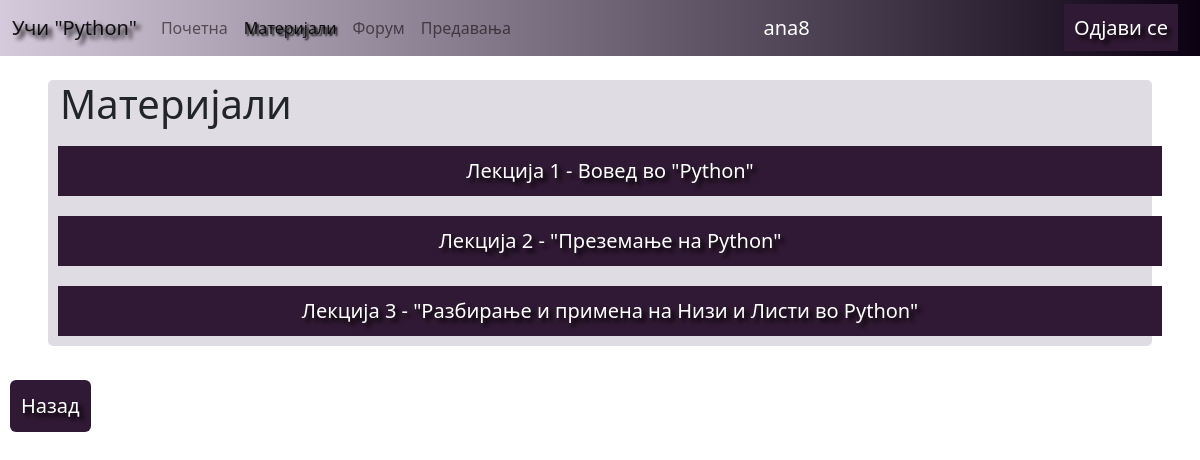
The app's page /materials/ (signed in) with its own data.
### learnPython/models.py (models this page shows)
class Lesson(models.Model):
    name = models.CharField(max_length=300, null=True, blank=True)
    user = models.ForeignKey(User, on_delete=models.CASCADE, null=False)
    video = models.CharField(max_length=500)
    presentation = models.CharField(max_length=500)
    homework = models.CharField(max_length=500)

### learnPython/views.py (the view)
# urls.py: path('materials/', materialsPage, name="materials"),
@login_required(login_url='login')
def materialsPage(request):
    all_lessons = Lesson.objects.filter(user=request.user).all()
    context = {'all_lessons': all_lessons}
    return render(request, 'materials.html', context=context)

### learnPython/templates/materials.html (shortened to what this page needs)
<!DOCTYPE html>
<html lang="en">
<head>
    <link href="https://cdn.jsdelivr.net/npm/bootstrap@5.2.0-beta1/dist/css/bootstrap.min.css" rel="stylesheet">
</head>
<body>
<nav class="navbar navbar-expand-lg bg-light">
  <div class="container-fluid">
    <a class="navbar-brand" href="#" style="text-shadow: 4px 4px 4px black;">Учи "Python"</a>
    <div class="collapse navbar-collapse" id="navbarNav">
      <ul class="navbar-nav">
        <li class="nav-item">
          <a class="nav-link " aria-current="page"  >Почетна</a>
        </li>
        <li class="nav-item">
          <a class="nav-link active" style="text-shadow: 2px 2px 2px black;" >Материјали</a>
        </li>
        <li class="nav-item">
          <a class="nav-link" >Форум</a>
        </li>
          <li class="nav-item">
          <a class="nav-link"  >Предавања</a>
        </li>
      </ul>
    </div>
      <div class="collapse navbar-collapse" id="user">
          <span>{{ request.user }}</span>
      </div>
      <span ><a class="a_btn" href="{% url 'logout' %}">Одјави се</a></span>
  </div>
</nav>
<section class="Form my-4 mx-5">
    <div class="container">
        <div class="row no-gutters" >
            <h1 class="h1_btn">Материјали</h1>
            {% for l in all_lessons %}
                <a class="a_btn" href="{% url 'lessonX' %}">{{ l.name }}</a>
            {% endfor %}
        </div>
    </div>
</section>
<a class="a_btn btn" href="{% url 'home' %}">Назад</a>
</body>
</html>

### records on screen
Lesson: name "Лекција 1 - Вовед во \"Python\""
Lesson: name "Лекција 2 - \"Преземање на Python\""
Lesson: name "Лекција 3 - \"Разбирање и примена на Низи и Листи во Python\""

### other values on screen
{{ request.user }} "ana8"
